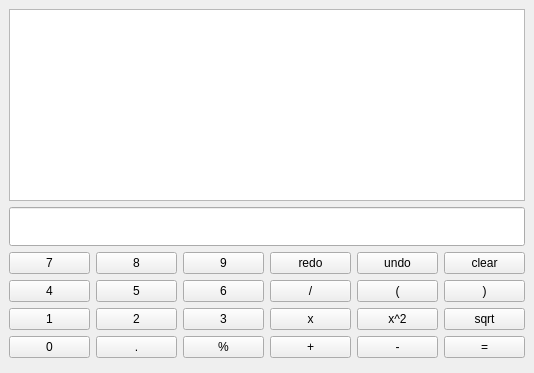
<?xml version="1.0" encoding="UTF-8"?>
<ui version="4.0">
 <class>Form</class>
 <widget class="QWidget" name="Form">
  <property name="geometry">
   <rect>
    <x>0</x>
    <y>0</y>
    <width>534</width>
    <height>373</height>
   </rect>
  </property>
  <property name="sizePolicy">
   <sizepolicy hsizetype="Preferred" vsizetype="Ignored">
    <horstretch>0</horstretch>
    <verstretch>0</verstretch>
   </sizepolicy>
  </property>
  <property name="baseSize">
   <size>
    <width>400</width>
    <height>300</height>
   </size>
  </property>
  <property name="windowTitle">
   <string>Calculator</string>
  </property>
  <property name="windowIcon">
   <iconset>
    <normaloff>../../JAVA/CALCULATOR/src/calculator.png</normaloff>../../JAVA/CALCULATOR/src/calculator.png</iconset>
  </property>
  <property name="layoutDirection">
   <enum>Qt::LeftToRight</enum>
  </property>
  <widget class="QWidget" name="layoutWidget">
   <property name="geometry">
    <rect>
     <x>9</x>
     <y>9</y>
     <width>516</width>
     <height>349</height>
    </rect>
   </property>
   <layout class="QGridLayout" name="gridLayout">
    <item row="2" column="4">
     <widget class="QPushButton" name="pushButton_undo">
      <property name="text">
       <string>undo</string>
      </property>
     </widget>
    </item>
    <item row="2" column="0">
     <widget class="QPushButton" name="pushButton_7">
      <property name="text">
       <string>7</string>
      </property>
     </widget>
    </item>
    <item row="2" column="2">
     <widget class="QPushButton" name="pushButton_9">
      <property name="text">
       <string>9</string>
      </property>
     </widget>
    </item>
    <item row="0" column="0" colspan="6">
     <widget class="QTextEdit" name="history_text_edit">
      <property name="font">
       <font>
        <pointsize>16</pointsize>
        <weight>75</weight>
        <bold>true</bold>
       </font>
      </property>
      <property name="frameShadow">
       <enum>QFrame::Plain</enum>
      </property>
      <property name="lineWidth">
       <number>0</number>
      </property>
      <property name="sizeAdjustPolicy">
       <enum>QAbstractScrollArea::AdjustIgnored</enum>
      </property>
      <property name="readOnly">
       <bool>true</bool>
      </property>
      <property name="tabStopWidth">
       <number>80</number>
      </property>
     </widget>
    </item>
    <item row="3" column="5">
     <widget class="QPushButton" name="pushButton_closing_bracket">
      <property name="text">
       <string>)</string>
      </property>
     </widget>
    </item>
    <item row="3" column="0">
     <widget class="QPushButton" name="pushButton_4">
      <property name="text">
       <string>4</string>
      </property>
     </widget>
    </item>
    <item row="3" column="1">
     <widget class="QPushButton" name="pushButton_5">
      <property name="text">
       <string>5</string>
      </property>
     </widget>
    </item>
    <item row="4" column="1">
     <widget class="QPushButton" name="pushButton_2">
      <property name="text">
       <string>2</string>
      </property>
     </widget>
    </item>
    <item row="2" column="1">
     <widget class="QPushButton" name="pushButton_8">
      <property name="text">
       <string>8</string>
      </property>
     </widget>
    </item>
    <item row="2" column="3">
     <widget class="QPushButton" name="pushButton_redo">
      <property name="text">
       <string>redo</string>
      </property>
     </widget>
    </item>
    <item row="4" column="2">
     <widget class="QPushButton" name="pushButton_3">
      <property name="text">
       <string>3</string>
      </property>
     </widget>
    </item>
    <item row="5" column="1">
     <widget class="QPushButton" name="pushButton_dot">
      <property name="text">
       <string>.</string>
      </property>
     </widget>
    </item>
    <item row="5" column="2">
     <widget class="QPushButton" name="pushButton_percent">
      <property name="text">
       <string>%</string>
      </property>
     </widget>
    </item>
    <item row="5" column="3">
     <widget class="QPushButton" name="pushButton_add">
      <property name="text">
       <string>+</string>
      </property>
     </widget>
    </item>
    <item row="5" column="4">
     <widget class="QPushButton" name="pushButton_subtract">
      <property name="text">
       <string>-</string>
      </property>
     </widget>
    </item>
    <item row="5" column="5">
     <widget class="QPushButton" name="pushButton_equals">
      <property name="text">
       <string>=</string>
      </property>
     </widget>
    </item>
    <item row="3" column="2">
     <widget class="QPushButton" name="pushButton_6">
      <property name="text">
       <string>6</string>
      </property>
     </widget>
    </item>
    <item row="3" column="3">
     <widget class="QPushButton" name="pushButton_11">
      <property name="text">
       <string>/</string>
      </property>
     </widget>
    </item>
    <item row="3" column="4">
     <widget class="QPushButton" name="pushButton_opening_bracket">
      <property name="text">
       <string>(</string>
      </property>
     </widget>
    </item>
    <item row="4" column="0">
     <widget class="QPushButton" name="pushButton_1">
      <property name="text">
       <string>1</string>
      </property>
     </widget>
    </item>
    <item row="4" column="3">
     <widget class="QPushButton" name="pushButton_multiply">
      <property name="text">
       <string>x</string>
      </property>
     </widget>
    </item>
    <item row="4" column="4">
     <widget class="QPushButton" name="pushButton_squared">
      <property name="text">
       <string>x^2</string>
      </property>
     </widget>
    </item>
    <item row="4" column="5">
     <widget class="QPushButton" name="pushButton_sqrt">
      <property name="text">
       <string>sqrt</string>
      </property>
     </widget>
    </item>
    <item row="5" column="0">
     <widget class="QPushButton" name="pushButton_0">
      <property name="text">
       <string>0</string>
      </property>
     </widget>
    </item>
    <item row="2" column="5">
     <widget class="QPushButton" name="pushButton_clear">
      <property name="text">
       <string>clear</string>
      </property>
     </widget>
    </item>
    <item row="1" column="0" colspan="6">
     <widget class="QLineEdit" name="calc_line_edit">
      <property name="sizePolicy">
       <sizepolicy hsizetype="Expanding" vsizetype="Expanding">
        <horstretch>0</horstretch>
        <verstretch>0</verstretch>
       </sizepolicy>
      </property>
      <property name="font">
       <font>
        <pointsize>16</pointsize>
       </font>
      </property>
      <property name="alignment">
       <set>Qt::AlignLeading|Qt::AlignLeft|Qt::AlignVCenter</set>
      </property>
     </widget>
    </item>
   </layout>
  </widget>
 </widget>
 <resources/>
 <connections>
  <connection>
   <sender>pushButton_clear</sender>
   <signal>clicked()</signal>
   <receiver>calc_line_edit</receiver>
   <slot>clear()</slot>
   <hints>
    <hint type="sourcelabel">
     <x>503</x>
     <y>254</y>
    </hint>
    <hint type="destinationlabel">
     <x>471</x>
     <y>224</y>
    </hint>
   </hints>
  </connection>
  <connection>
   <sender>pushButton_undo</sender>
   <signal>clicked()</signal>
   <receiver>calc_line_edit</receiver>
   <slot>undo()</slot>
   <hints>
    <hint type="sourcelabel">
     <x>411</x>
     <y>255</y>
    </hint>
    <hint type="destinationlabel">
     <x>400</x>
     <y>217</y>
    </hint>
   </hints>
  </connection>
  <connection>
   <sender>pushButton_redo</sender>
   <signal>clicked()</signal>
   <receiver>calc_line_edit</receiver>
   <slot>redo()</slot>
   <hints>
    <hint type="sourcelabel">
     <x>319</x>
     <y>255</y>
    </hint>
    <hint type="destinationlabel">
     <x>315</x>
     <y>227</y>
    </hint>
   </hints>
  </connection>
 </connections>
</ui>
